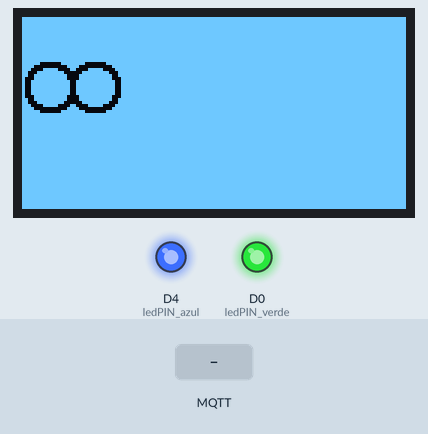
Simulated run of this program. Board: ESP8266 (Wemos D1 mini). Shown: 128×64 one-colour display, output pins drawn as LEDs (lit = HIGH). Inputs (shaded band) come from the test bench. WiFi joins after 1.5 s; servers stay silent unless stated; no MQTT or app messages arrive unless stated; what the program prints to the serial monitor is not drawn.

Above: at 1.1 s.
2.9 s: MQTT message "1" arrives on the first subscribed topic
At 3.2 s:
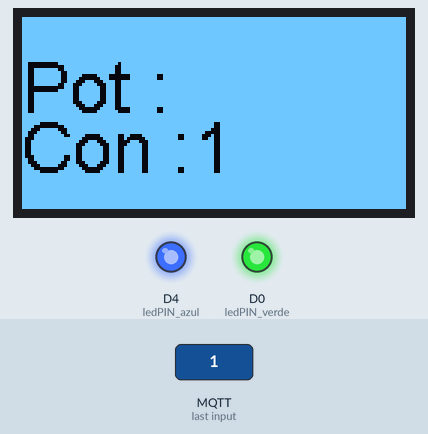
4.4 s: MQTT message "off" arrives on the first subscribed topic
At 5.6 s:
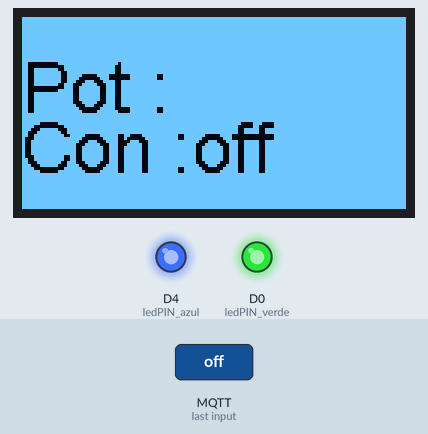
5.9 s: MQTT message "on" arrives on the first subscribed topic
At 6.7 s:
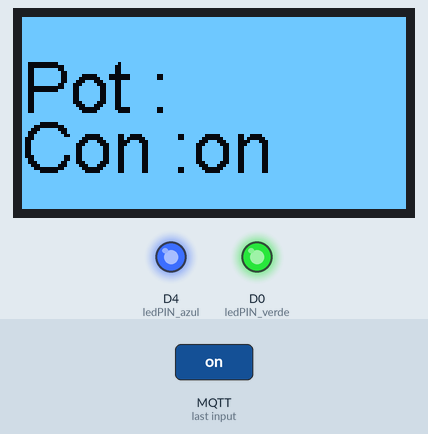
Timing chart, 0 to 8.9 s (numbered marks = the images above; inputs shaded):
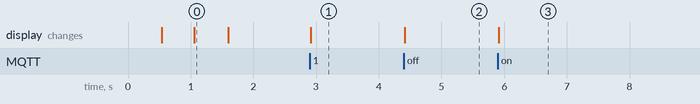

The program:

main.cpp
```cpp
/*
Características:
Una entrada AD.
Entradas Micro USB.
Un LED programable (D0).
Sistema de carga y descarga de batería 18650 integrado.
Un interruptor controla si la batería 18650 está encendida o no.
Los SDA y SCL de OLED se conectan al pin D1 y al pin D2 respectivamente.
Los cinco botones se controlan por flashh, RSET, D5, D6 y d7.
Los 5 pines digitales pueden configurar la escritura/lectura/interrupción/pwm/I2C/un cable compatible por separado.
Operación y NodeMCU consistente, agregando un LED programable, puede usar GPIO16 para controlar, mostrar el estado de funcionamiento 8266 y otras funciones. OLED integrado y cinco botones, más conveniente para el desarrollo.
El concepto de diseño se origina en el proyecto de código abierto NodeMCU, y la placa de desarrollo integra sistemas de carga y descarga 18650 con protección de carga y descarga. Al mismo tiempo, un OLED y cinco botones direccionales están integrados para facilitar el desarrollo.

Especificaciones:
Modelo: ESP-8266 ESP-12F
Color: Negro
Protección de carga: Sí
Protección de descarga: Sí
Amplio rango de entrada de voltaje: DC 5V -12V
Corriente de carga: 500 mA
Tamaño: 10,3x3cm/4,06x1,18"
Tamaño de la pantalla: 0,96 pulgadas

https://www.studiopieters.nl/esp8266-pinout/
*/

#include <Arduino.h>
#include <ESP8266WiFi.h>
#include <PubSubClient.h>
#include <Wire.h>
#include "SSD1306.h"
// Update these with values suitable for your network.

const char *ssid = "****";
const char *password = "****";
const char *mqtt_server = "****";
const int mqttPort = 1883;
const char *mqttUser = "****";
const char *mqttPassword = "****";

char *Nombre = "Mando";

long lastMsg = 0; // Registre la última vez para enviar la información la última vez

const int ledPIN_azul = D4;
const int ledPIN_verde = D0;

const int BOTON1 = 13; // D7 BAJAR
const int BOTON2 = 12; // D6 SUBIR
const int BOTON3 = 14; // D5 CENTRO

int bajar = 0;  // val se emplea para almacenar el estado del boton
int subir = 0;  // val se emplea para almacenar el estado del boton
int centro = 0; // val se emplea para almacenar el estado del boton

int state = 0;

WiFiClient espClient;
PubSubClient client(espClient);
SSD1306 display(0x3c, 5, 4); // D1 D2

void setup_wifi()
{

  delay(10);
  // We start by connecting to a WiFi network
  Serial.println();
  Serial.print("Connecting to ");
  Serial.println(ssid);
  // WiFi.hostname(Nombre);
  wifi_station_set_hostname(Nombre);
  WiFi.begin(ssid, password);

  uint8_t t = 0;

  while (WiFi.status() != WL_CONNECTED)
  {
    delay(500);
    Serial.print(".");

    display.setFont(ArialMT_Plain_24);
    display.drawString(0 + (t * 15), 10, "O");
    t++;
    display.display();
  }

  Serial.println("");
  Serial.println("WiFi connected");
  Serial.println("IP address: ");
  Serial.println(WiFi.localIP());
  Serial.println("Nombre de Esp: ");
  Serial.println(WiFi.hostname());
  display.clear();
  // display.drawString(0,10,"WIFI CONECTADO la IP ES");
  // display.drawString(0,20, WiFi.localIP());

  display.display();
  display.clear();
  display.display();

}

void callback(char *topic, byte *payload, unsigned int length)
{
  Serial.print("Message arrived [");
  Serial.print(topic);
  Serial.print("] ");
  String content = "";
  for (size_t i = 0; i < length; i++)
  {
    content.concat((char)payload[i]);
  }
  Serial.print(content);
  Serial.println();

  String myString = String((char *)payload);

  String consumo_diario = "Con :";
  String potencia_usada = "Pot :";

  String primer_corte = myString.substring(myString.indexOf('\'')+1);
  String segundo_corte = primer_corte.substring(primer_corte.indexOf('\'')+4);
  int index1 = (primer_corte.indexOf('\''));
  int index2 = (segundo_corte.indexOf('\''));
  consumo_diario = consumo_diario + primer_corte.substring(0, index1);
  potencia_usada = potencia_usada + segundo_corte.substring(0, index2);

  display.clear();
  display.setFont(ArialMT_Plain_24);
  display.drawString(0, 10, potencia_usada);
  display.drawString(0, 30, consumo_diario);

  display.display();
}

void reconnect()
{
  // Loop until we're reconnected
  while (!client.connected())
  {
    Serial.print("Intentando conexion MQTT...");
    // Attempt to connect
    if (client.connect(Nombre, mqttUser, mqttPassword))
    {
      Serial.println("CoNeCtAdo");
      // Once connected, publish an announcement...
      // client.publish("outTopic", "hello world");
      // ... and resubscribe

      //client.subscribe("shellies/shellyem-C45BBE793C1C/emeter/0/power");
      client.subscribe("homeassistant/energia/state");
    }
    else
    {
      Serial.print("failed, rc=");
      Serial.print(client.state());
      Serial.println(" try again in 5 seconds");
      // Wait 5 seconds before retrying
      delay(5000);
    }
  }
}

void setup()
{

  pinMode(ledPIN_azul, OUTPUT);
  pinMode(ledPIN_verde, OUTPUT);

  digitalWrite(ledPIN_azul, HIGH);
  digitalWrite(ledPIN_verde, HIGH);

  display.init();
  display.invertDisplay();
  display.flipScreenVertically();

  Serial.begin(9600);

  setup_wifi();
  client.setServer(mqtt_server, 1883);
  client.setCallback(callback);
}

void loop()
{
  if (!client.connected())
  {
    reconnect();
  }
  client.loop();
}
```

Measured:
- after the input at 2.9 s, the display: changes at once (image 1)
- after the input at 4.4 s, the display: changes at once (image 2)
- after the input at 5.9 s, the display: changes at once (image 3)
- what the display in image 0 shows lasts 0.5 s, from 1.1 s to 1.6 s
